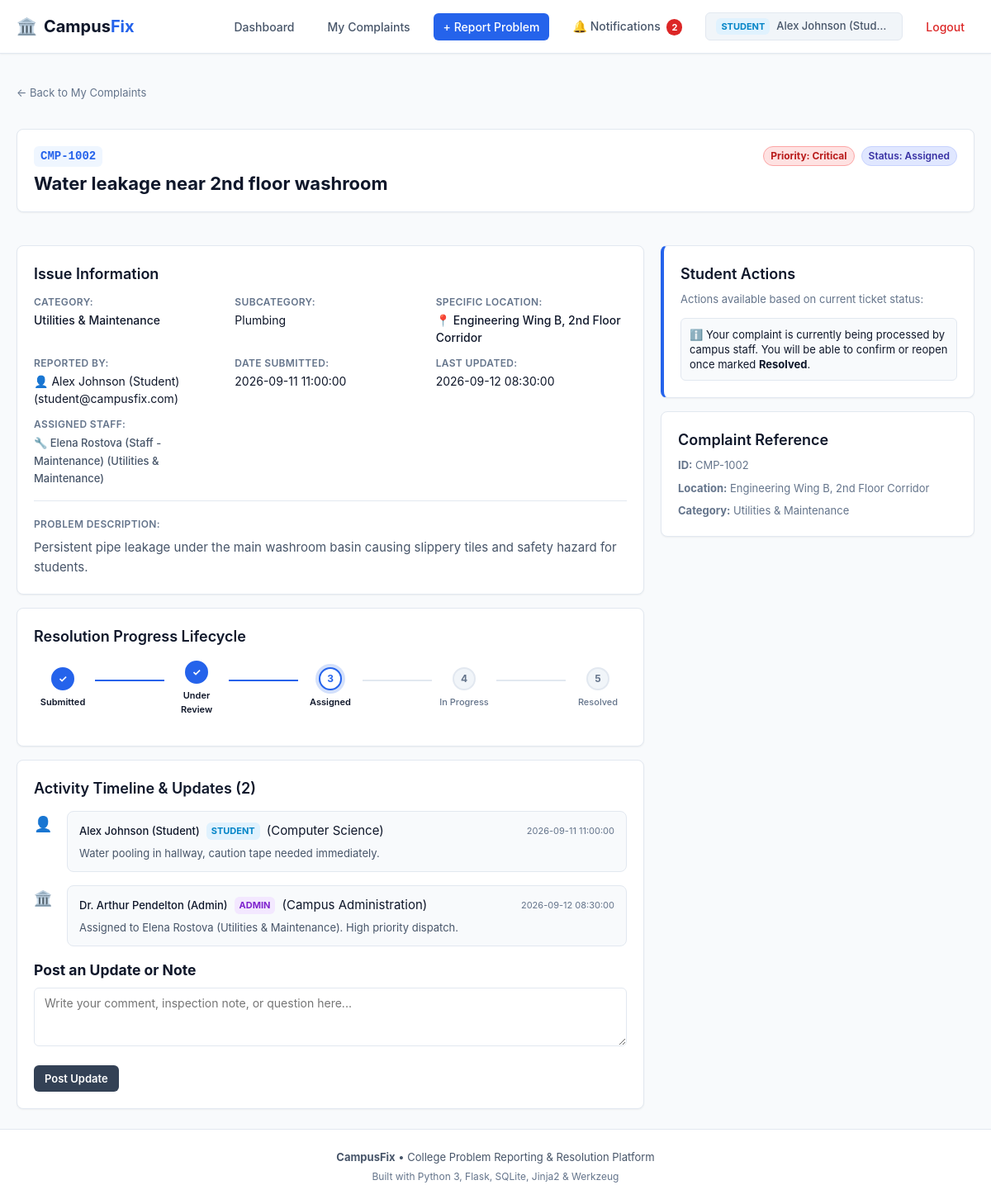
Page /complaint/CMP-1002 (signed in) on the committed database.
### tables this page shows
CREATE TABLE users (
        id INTEGER PRIMARY KEY AUTOINCREMENT,
        name TEXT NOT NULL,
        email TEXT UNIQUE NOT NULL,
        password TEXT NOT NULL,
        role TEXT NOT NULL CHECK(role IN ('student', 'staff', 'admin')),
        department TEXT,
        created_at TIMESTAMP DEFAULT CURRENT_TIMESTAMP
    );

CREATE TABLE complaints (
        id INTEGER PRIMARY KEY AUTOINCREMENT,
        complaint_id TEXT UNIQUE NOT NULL,
        student_id INTEGER NOT NULL,
        title TEXT NOT NULL,
        description TEXT NOT NULL,
        category TEXT NOT NULL,
        subcategory TEXT NOT NULL,
        location TEXT NOT NULL,
        priority TEXT NOT NULL CHECK(priority IN ('Low', 'Medium', 'High', 'Critical')),
        status TEXT NOT NULL CHECK(status IN ('Submitted', 'Under Review', 'Assigned', 'In Progress', 'Resolved', 'Closed', 'Reopened')),
        assigned_staff_id INTEGER,
        image_filename TEXT,
        created_at TIMESTAMP DEFAULT CURRENT_TIMESTAMP,
        updated_at TIMESTAMP DEFAULT CURRENT_TIMESTAMP,
        FOREIGN KEY (student_id) REFERENCES users (id),
        FOREIGN KEY (assigned_staff_id) REFERENCES users (id)
    );

CREATE TABLE comments (
        id INTEGER PRIMARY KEY AUTOINCREMENT,
        complaint_id INTEGER NOT NULL,
        user_id INTEGER NOT NULL,
        comment TEXT NOT NULL,
        created_at TIMESTAMP DEFAULT CURRENT_TIMESTAMP,
        FOREIGN KEY (complaint_id) REFERENCES complaints (id) ON DELETE CASCADE,
        FOREIGN KEY (user_id) REFERENCES users (id)
    );

### app.py (the view)
@app.route("/complaint/<complaint_id>")
@login_required
def complaint_detail(complaint_id):
    complaint = database.get_complaint_by_code(complaint_id)
    if not complaint:
        abort(404)
    current_user_id = session["user_id"]
    current_role = session["user_role"]
    if current_role == "student" and complaint["student_id"] != current_user_id:
        abort(403)
    comments = database.get_complaint_comments(complaint["id"])
    staff_list = []
    if current_role == "admin":
        staff_list = database.get_staff_members()
    return render_template(
        "complaint_detail.html",
        complaint=complaint,
        comments=comments,
        staff_list=staff_list,
        status_order=STATUS_ORDER
    )

### templates/complaint_detail.html (shortened to what this page needs)
{% extends "base.html" %}
{% block content %}
<div class="page-wrapper" id="complaint-detail-page">
  <div class="breadcrumb-bar">
    {% if session.get('user_role') == 'admin' %}
      <a href="{{ url_for('admin_complaints') }}" class="breadcrumb-link">&larr; Back to All Complaints</a>
    {% elif session.get('user_role') == 'staff' %}
      <a href="{{ url_for('staff_dashboard') }}" class="breadcrumb-link">&larr; Back to Assigned Complaints</a>
    {% else %}
      <a href="{{ url_for('complaints') }}" class="breadcrumb-link">&larr; Back to My Complaints</a>
    {% endif %}
  </div>
  <div class="detail-header-card">
    <div class="detail-header-top">
      <div class="detail-title-group">
        <div class="detail-id-badge">{{ complaint.complaint_id }}</div>
        <h1 class="detail-title">{{ complaint.title }}</h1>
      </div>
      <div class="detail-badges-group">
        <span class="badge-priority priority-{{ complaint.priority|lower }}">Priority: {{ complaint.priority }}</span>
        <span class="badge-status status-{{ complaint.status|lower|replace(' ', '-') }}">Status: {{ complaint.status }}</span>
      </div>
    </div>
  </div>
  <div class="detail-layout-grid">
    <div class="detail-main-col">
      <div class="content-card mb-4">
        <h2 class="card-title mb-3">Issue Information</h2>
        <div class="info-grid">
          <div class="info-item">
            <span class="info-label">Category:</span>
            <span class="info-value font-medium">{{ complaint.category }}</span>
          </div>
          <div class="info-item">
            <span class="info-label">Subcategory:</span>
            <span class="info-value">{{ complaint.subcategory }}</span>
          </div>
          <div class="info-item">
            <span class="info-label">Specific Location:</span>
            <span class="info-value font-medium">📍 {{ complaint.location }}</span>
          </div>
          <div class="info-item">
            <span class="info-label">Reported By:</span>
            <span class="info-value">👤 {{ complaint.student_name }} ({{ complaint.student_email }})</span>
          </div>
          <div class="info-item">
            <span class="info-label">Date Submitted:</span>
            <span class="info-value">{{ complaint.created_at }}</span>
          </div>
          <div class="info-item">
            <span class="info-label">Last Updated:</span>
            <span class="info-value">{{ complaint.updated_at }}</span>
          </div>
          <div class="info-item">
            <span class="info-label">Assigned Staff:</span>
            <span class="info-value">
              {% if complaint.staff_name %}
                <span class="staff-assigned-tag">🔧 {{ complaint.staff_name }} ({{ complaint.staff_department or 'Staff' }})</span>
              {% else %}
                <span class="text-warning">⏳ Awaiting Assignment</span>
              {% endif %}
            </span>
          </div>
        </div>
        <div class="divider"></div>
        <div class="description-block">
          <span class="info-label">Problem Description:</span>
          <p class="description-text">{{ complaint.description }}</p>
        </div>
      </div>
      <div class="content-card mb-4">
        <h2 class="card-title mb-3">Resolution Progress Lifecycle</h2>
        <div class="lifecycle-tracker">
          {% set stages = ['Submitted', 'Under Review', 'Assigned', 'In Progress', 'Resolved'] %}
          {% set current_idx = -1 %}
          {% if complaint.status == 'Submitted' %}{% set current_idx = 0 %}
          {% elif complaint.status == 'Under Review' %}{% set current_idx = 1 %}
          {% elif complaint.status == 'Assigned' %}{% set current_idx = 2 %}
          {% elif complaint.status == 'In Progress' %}{% set current_idx = 3 %}
          {% elif complaint.status == 'Resolved' %}{% set current_idx = 4 %}
          {% elif complaint.status == 'Closed' %}{% set current_idx = 5 %}
          {% elif complaint.status == 'Reopened' %}{% set current_idx = 3 %}
          {% endif %}
          <div class="steps-progress-bar">
            {% for stage in stages %}
              {% set stage_idx = loop.index0 %}
              <div class="step-progress-item {% if stage_idx <= current_idx %}step-completed{% endif %} {% if stage == complaint.status %}step-current{% endif %}">
                <div class="step-dot">
                  {% if stage_idx < current_idx %}
                    ✓
                  {% else %}
                    {{ loop.index }}
                  {% endif %}
                </div>
                <div class="step-label">{{ stage }}</div>
              </div>
              {% if not loop.last %}
                <div class="step-line {% if stage_idx < current_idx %}step-line-active{% endif %}"></div>
              {% endif %}
            {% endfor %}
          </div>
        </div>
      </div>
      <div class="content-card" id="timeline-card">
        <h2 class="card-title mb-3">Activity Timeline & Updates ({{ comments|length }})</h2>
        {% if comments %}
          <div class="timeline-stream">
            {% for comment in comments %}
              <div class="timeline-entry entry-{{ comment.author_role }}">
                <div class="entry-marker">
                  {% if comment.author_role == 'admin' %}🏛️
                  {% elif comment.author_role == 'staff' %}🔧
                  {% else %}👤{% endif %}
                </div>
                <div class="entry-bubble">
                  <div class="entry-header">
                    <span class="entry-author font-medium">{{ comment.author_name }}</span>
                    <span class="role-tag role-{{ comment.author_role }}">{{ comment.author_role|capitalize }}</span>
                    {% if comment.author_department %}
                      <span class="entry-department">({{ comment.author_department }})</span>
                    {% endif %}
                    <span class="entry-time text-muted">{{ comment.created_at }}</span>
                  </div>
                  <div class="entry-text">
                    {{ comment.comment }}
                  </div>
                </div>
              </div>
            {% endfor %}
          </div>
        {% else %}
          <p class="text-muted">No timeline comments recorded yet.</p>
        {% endif %}
        <div class="add-comment-section mt-4">
          <h3 class="subsection-title mb-2">Post an Update or Note</h3>
          <form action="{{ url_for('add_comment', complaint_db_id=complaint.id) }}" method="POST" class="comment-form">
            <div class="form-group">
              <textarea
                name="comment"
                rows="3"
                class="form-control"
                placeholder="Write your comment, inspection note, or question here..."
                required
              ></textarea>
            </div>
            <button type="submit" class="btn btn-secondary btn-sm" id="btn-submit-comment">
              Post Update
            </button>
          </form>
        </div>
      </div>
    </div>
    <div class="detail-sidebar-col">
      {% if session.get('user_role') == 'student' and complaint.student_id == session.get('user_id') %}
        <div class="content-card mb-4 action-card">
          <h3 class="card-title mb-2">Student Actions</h3>
          <p class="text-muted text-sm mb-3">Actions available based on current ticket status:</p>
          {% if complaint.status == 'Resolved' %}
            <div class="action-buttons-stack">
              <form action="{{ url_for('close_complaint', complaint_db_id=complaint.id) }}" method="POST" onsubmit="return confirm('Confirm that the issue has been resolved to your satisfaction?');">
                <input type="hidden" name="complaint_code" value="{{ complaint.complaint_id }}">
                <button type="submit" class="btn btn-success btn-block" id="btn-close-complaint">
                  ✓ Issue Resolved - Close Complaint
                </button>
              </form>
              <button type="button" class="btn btn-outline btn-block mt-2" onclick="toggleReopenForm()" id="btn-toggle-reopen">
                ↻ Reopen Complaint
              </button>
              <div id="reopen-form-container" class="reopen-box mt-3" style="display: none;">
                <form action="{{ url_for('reopen_complaint', complaint_db_id=complaint.id) }}" method="POST">
                  <input type="hidden" name="complaint_code" value="{{ complaint.complaint_id }}">
                  <label for="reopen-reason" class="form-label text-sm">Reason for Reopening: <span class="required">*</span></label>
                  <textarea
                    id="reopen-reason"
                    name="reason"
                    rows="2"
                    class="form-control mb-2"
                    placeholder="e.g., The projector still fails after 10 minutes..."
                    required
                  ></textarea>
                  <button type="submit" class="btn btn-warning btn-sm btn-block">Confirm Reopen Ticket</button>
                </form>
              </div>
            </div>
          {% elif complaint.status == 'Closed' %}
            <div class="ticket-status-note note-closed">
              ✅ This complaint is closed. If a new issue occurs, please report a new problem ticket.
            </div>
          {% else %}
            <div class="ticket-status-note note-pending">
              ℹ️ Your complaint is currently being processed by campus staff. You will be able to confirm or reopen once marked <strong>Resolved</strong>.
            </div>
          {% endif %}
        </div>
      {% endif %}
      <div class="content-card">
        <h3 class="card-title mb-2 text-sm">Complaint Reference</h3>
        <p class="text-sm text-muted mb-2"><strong>ID:</strong> {{ complaint.complaint_id }}</p>
        <p class="text-sm text-muted mb-2"><strong>Location:</strong> {{ complaint.location }}</p>
        <p class="text-sm text-muted mb-0"><strong>Category:</strong> {{ complaint.category }}</p>
      </div>
    </div>
  </div>
</div>
{% endblock %}

### templates/base.html (shortened to what this page needs)
<!DOCTYPE html>
<html lang="en">
<head>
  <link rel="stylesheet" href="{{ url_for('static', filename='style.css') }}">
</head>
<body>
  <header class="navbar" id="main-navbar">
    <div class="nav-container">
      <a href="{{ url_for('index') }}" class="brand-logo" id="nav-brand">
        <span class="brand-icon">🏛️</span>
        <span class="brand-name">Campus<span class="brand-accent">Fix</span></span>
      </a>
      <nav class="nav-links" id="nav-links-menu">
        {% if session.get('user_id') %}
          {% if session.get('user_role') == 'student' %}
            <a href="{{ url_for('dashboard') }}" class="nav-item {% if request.endpoint == 'dashboard' %}active{% endif %}" id="nav-student-dashboard">Dashboard</a>
            <a href="{{ url_for('complaints') }}" class="nav-item {% if request.endpoint == 'complaints' %}active{% endif %}" id="nav-my-complaints">My Complaints</a>
            <a href="{{ url_for('report') }}" class="nav-item nav-btn-action {% if request.endpoint == 'report' %}active{% endif %}" id="nav-report-problem">+ Report Problem</a>
          {% elif session.get('user_role') == 'staff' %}
            <a href="{{ url_for('staff_dashboard') }}" class="nav-item {% if request.endpoint == 'staff_dashboard' %}active{% endif %}" id="nav-staff-dashboard">Staff Dashboard</a>
          {% endif %}
          <a href="{{ url_for('notifications') }}" class="nav-item nav-notification-link {% if request.endpoint == 'notifications' %}active{% endif %}" id="nav-notifications">
            🔔 Notifications
            {% if unread_notifications_count > 0 %}
              <span class="notification-badge" id="nav-unread-badge">{{ unread_notifications_count }}</span>
            {% endif %}
          </a>
          <a href="{{ url_for('profile') }}" class="nav-item user-pill {% if request.endpoint == 'profile' %}active{% endif %}" id="nav-profile">
            <span class="role-tag role-{{ session.get('user_role') }}">{{ session.get('user_role')|capitalize }}</span>
            <span class="user-pill-name">{{ session.get('user_name') }}</span>
          </a>
          <a href="{{ url_for('logout') }}" class="nav-item nav-logout" id="nav-logout">Logout</a>
        {% endif %}
      </nav>
    </div>
  </header>
  <main class="main-wrapper" id="main-content">
    {% block content %}{% endblock %}
  </main>
  <footer class="footer" id="main-footer">
    <div class="footer-content">
      <p><strong>CampusFix</strong> &bull; College Problem Reporting & Resolution Platform</p>
      <p class="footer-tech">Built with Python 3, Flask, SQLite, Jinja2 & Werkzeug</p>
    </div>
  </footer>
</body>
</html>

### rows in the picture
users: get "STUDENT", student_name "Alex Johnson (Student)", student_email "student@campusfix.com"
complaints: complaint_id "CMP-1002", title "Water leakage near 2nd floor washroom", priority "Critical", status "Assigned", category "Utilities & Maintenance", subcategory "Plumbing", location "Engineering Wing B, 2nd Floor Corridor", created_at "2026-09-11 11:00:00", updated_at "2026-09-12 08:30:00", description "Persistent pipe leakage under the main washroom basin causing slippery tiles and safety hazard for students."
users: staff_name "Elena Rostova (Staff - Maintenance)", department "Utilities & Maintenance"
comments: author_name "Alex Johnson (Student)", author_role "STUDENT", author_department "Computer Science", created_at "2026-09-11 11:00:00", comment "Water pooling in hallway, caution tape needed immediately."
comments: author_name "Dr. Arthur Pendelton (Admin)", author_role "ADMIN", author_department "Campus Administration", created_at "2026-09-12 08:30:00", comment "Assigned to Elena Rostova (Utilities & Maintenance). High priority dispatch."

### other values in the picture
{{ unread_notifications_count }} "2"
{{ session.get('user_name') }} "Alex Johnson (Stud…"
{{ stage }} "Submitted" "Under Review" "Assigned" "In Progress" "Resolved"
{{ comments|length }} "2"
